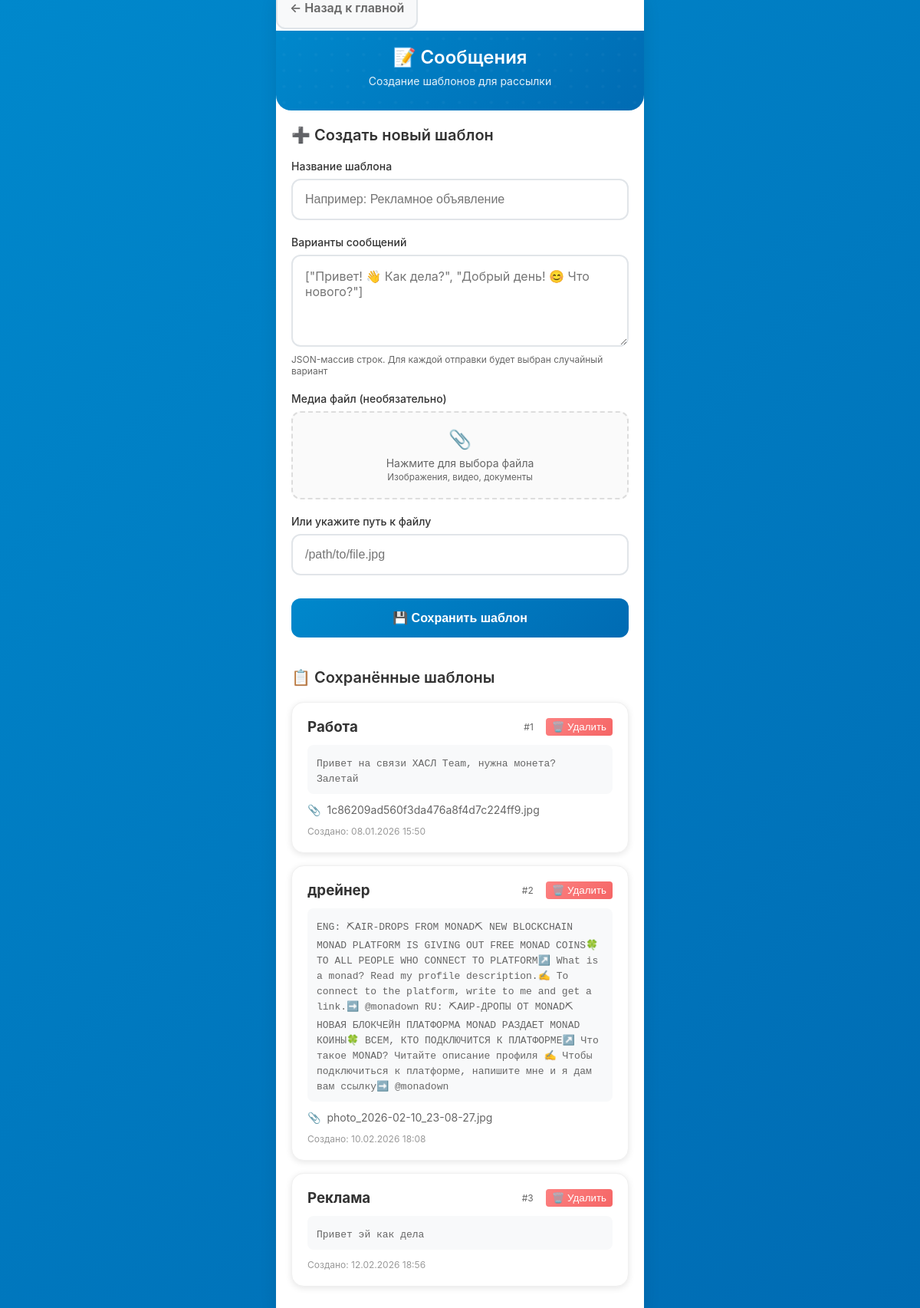
/messages (signed in), run on an earlier commit of the app's database.
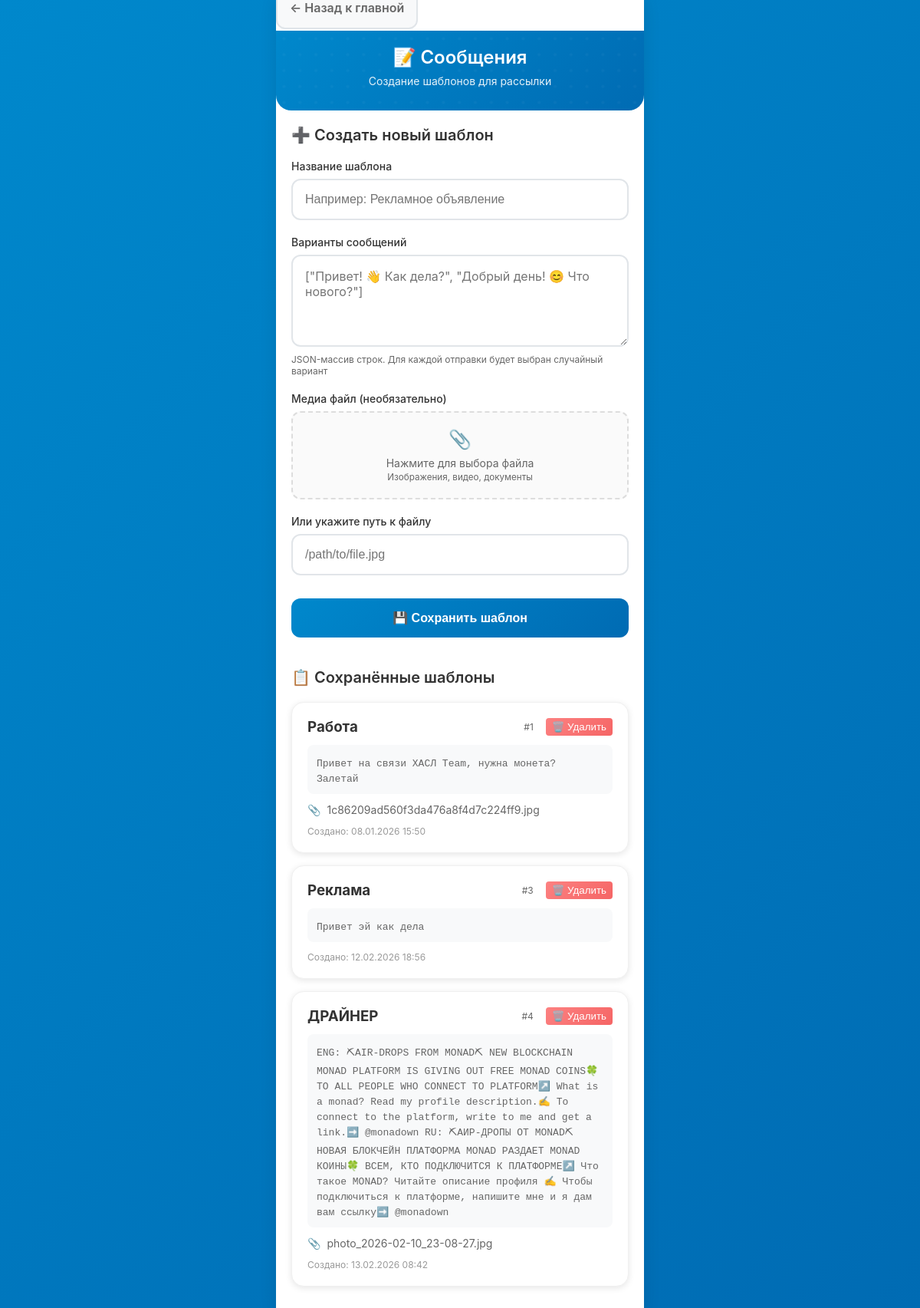
And on a later commit of the database.
### app/db.py (models this page shows)
class MessageTemplate(SQLModel, table=True):
    id: Optional[int] = Field(default=None, primary_key=True)
    title: str
    variants_json: str                   # JSON-массив с вариантами сообщений
    media_path: Optional[str] = None     # путь к файлу (если есть медиа)
    created_at: datetime = Field(default_factory=datetime.utcnow)
    jobs: List["Job"] = Relationship(back_populates="template")

### app/routers.py (the view)
@router.get("/messages", response_class=HTMLResponse)
def list_messages(request: Request, session: Session = Depends(get_session), auth: bool = Depends(check_auth)):
    messages = session.exec(select(MessageTemplate)).all()
    return templates.TemplateResponse("messages.html", {"request": request, "messages": messages})

### app/templates/messages.html (shortened to what this page needs)
{% extends "base.html" %}
{% block content %}
<div style="margin-bottom: 20px;">
    <a href="/" class="btn btn-secondary" style="margin-right: 10px; text-decoration: none;">
        ← Назад к главной
    </a>
</div>
<div class="header">
    <h1>📝 Сообщения</h1>
    <p class="subtitle">Создание шаблонов для рассылки</p>
</div>
<div class="content">
    <div class="page-title">➕ Создать новый шаблон</div>
    <form method="post" action="/messages/add" enctype="multipart/form-data">
        <div class="form-group">
            <label class="form-label">Название шаблона</label>
            <input type="text" name="title" class="form-input" placeholder="Например: Рекламное объявление" required>
        </div>
        <div class="form-group">
            <label class="form-label">Варианты сообщений</label>
            <textarea name="variants_json" class="form-textarea" placeholder='["Привет! 👋 Как дела?", "Добрый день! 😊 Что нового?"]' required></textarea>
            <div style="color: #666; font-size: 12px; margin-top: 5px;">
                JSON-массив строк. Для каждой отправки будет выбран случайный вариант
            </div>
        </div>
        <div class="form-group">
            <label class="form-label">Медиа файл (необязательно)</label>
            <label class="file-upload">
                <div class="file-upload-icon">📎</div>
                <div class="file-upload-text">Нажмите для выбора файла<br><small>Изображения, видео, документы</small></div>
            </label>
        </div>
        <div class="form-group">
            <label class="form-label">Или укажите путь к файлу</label>
            <input type="text" name="media_path" class="form-input" placeholder="/path/to/file.jpg">
        </div>
        <button type="submit" class="btn">💾 Сохранить шаблон</button>
    </form>
    <div style="margin-top: 40px;">
        <div class="page-title">📋 Сохранённые шаблоны</div>
        {% if messages %}
        {% for m in messages %}
        <div class="card">
            <div style="display: flex; justify-content: space-between; align-items: start; margin-bottom: 12px;">
                <h3 style="margin: 0; color: #333;">{{ m.title }}</h3>
                <div style="display: flex; gap: 8px; align-items: center;">
                    <span style="color: #666; font-size: 12px; margin-right: 8px;">#{{ m.id }}</span>
                    <form method="post" action="/messages/{{ m.id }}/delete" style="display: inline;"
                          onsubmit="return confirm('Удалить шаблон {{ m.title }}?')">
                        <button type="submit" class="btn-sm" style="background: linear-gradient(135deg, #fc8181 0%, #f56565 100%); color: white; border: none; padding: 4px 8px; border-radius: 4px; cursor: pointer;">
                            🗑️ Удалить
                        </button>
                    </form>
                </div>
            </div>
            <div style="background: #f8f9fa; padding: 12px; border-radius: 8px; margin-bottom: 12px;">
                <code style="font-size: 13px; color: #666;">{{ m.variants_json }}</code>
            </div>
            {% if m.media_path %}
            <div style="display: flex; align-items: center; gap: 8px; color: #666; font-size: 14px;">
                <span>📎</span>
                <span>{{ m.media_path.split('/')[-1] }}</span>
            </div>
            {% endif %}
            <div style="color: #999; font-size: 12px; margin-top: 12px;">
                Создано: {{ m.created_at.strftime('%d.%m.%Y %H:%M') }}
            </div>
        </div>
        {% endfor %}
        {% else %}
        <div style="text-align: center; color: #666; padding: 40px 20px;">
            <div style="font-size: 48px; margin-bottom: 16px;">📝</div>
            <p>Пока нет шаблонов сообщений</p>
            <p style="font-size: 14px; margin-top: 8px;">Создайте первый шаблон выше</p>
        </div>
        {% endif %}
    </div>
</div>
{% endblock %}

### app/templates/base.html (shortened to what this page needs)
<!DOCTYPE html>
<html lang="ru">
<head>
</head>
<body>
    <div class="container">
        {% block content %}{% endblock %}
    </div>
</body>
</html>

### app/templates/base.html (style rules this page uses)
* { margin: 0; padding: 0; box-sizing: border-box; -webkit-tap-highlight-color: transparent; }
body { font-family: -apple-system, BlinkMacSystemFont, 'Segoe UI', Roboto, 'Helvetica Neue', Arial, sans-serif; background: linear-gradient(135deg, #0088cc 0%, #006bb3 100%); min-height: 100vh; color: #333; overflow-x: hidden; }
.container { max-width: 480px; margin: 0 auto; min-height: 100vh; background: #fff; position: relative; box-shadow: 0 0 20px rgba(0,0,0,0.1); }
.header { background: linear-gradient(135deg, #0088cc 0%, #006bb3 100%); color: white; padding: 20px 20px 30px; position: relative; border-radius: 0 0 20px 20px; }
.header::before { content: ''; position: absolute; top: 0; left: 0; right: 0; height: 100%; opacity: 0.3; pointer-events: none; }
.header h1 { font-size: 24px; font-weight: 600; text-align: center; margin-bottom: 8px; position: relative; z-index: 1; }
.header .subtitle { text-align: center; opacity: 0.9; font-size: 14px; position: relative; z-index: 1; }
.content { padding: 20px; min-height: calc(100vh - 200px); }
.page-title { font-size: 20px; font-weight: 600; color: #333; margin-bottom: 20px; display: flex; align-items: center; gap: 8px; }
.form-group { margin-bottom: 20px; }
.form-label { display: block; font-weight: 500; color: #333; margin-bottom: 8px; font-size: 14px; }
.form-input { width: 100%; padding: 16px; border: 2px solid #e1e5e9; border-radius: 12px; font-size: 16px; transition: all 0.3s ease; background: #fff; }
.form-textarea { width: 100%; padding: 16px; border: 2px solid #e1e5e9; border-radius: 12px; font-size: 16px; min-height: 120px; resize: vertical; font-family: inherit; transition: all 0.3s ease; }
.btn { width: 100%; padding: 16px; background: linear-gradient(135deg, #0088cc 0%, #006bb3 100%); color: white; border: none; border-radius: 12px; font-size: 16px; font-weight: 600; cursor: pointer; transition: all 0.3s ease; margin-top: 10px; }
.btn-secondary { background: #f8f9fa; color: #666; border: 2px solid #e1e5e9; }
.file-upload { position: relative; display: block; width: 100%; padding: 20px; border: 2px dashed #ddd; border-radius: 12px; text-align: center; cursor: pointer; transition: all 0.3s ease; background: #fafafa; }
.file-upload-icon { font-size: 24px; margin-bottom: 8px; color: #666; }
.file-upload-text { color: #666; font-size: 14px; }
.card { background: #fff; border-radius: 16px; padding: 20px; margin-bottom: 16px; box-shadow: 0 2px 8px rgba(0,0,0,0.1); border: 1px solid #f0f0f0; }

What changed in the data, as far as the page shows it:
removed MessageTemplate: title "дрейнер", id "2", variants_json "ENG: ⛏AIR-DROPS FROM MONAD⛏ NEW BLOCKCHAIN MONAD PLATFORM IS GIVING OUT FREE MONAD COINS🍀 TO ALL PEOPLE WHO CONNECT TO PLATFORM↗️ What is a monad? Read my profile description.✍️ To connect to the platform, write to me and get a link.➡️ @monadown RU: ⛏АИР-ДРОПЫ ОТ MONAD⛏ НОВАЯ БЛОКЧЕЙН ПЛАТФОРМА MONAD РАЗДАЕТ MONAD КОИНЫ🍀 ВСЕМ, КТО ПОДКЛЮЧИТСЯ К ПЛАТФОРМЕ↗️ Что такое MONAD? Читайте описание профиля ✍️ Чтобы подключиться к платформе, напишите мне и я дам вам ссылку➡️ @monadown", media_path "photo_2026-02-10_23-08-27.jpg", created_at "10.02.2026 18:08"
added MessageTemplate: title "ДРАЙНЕР", id "4", variants_json "ENG: ⛏AIR-DROPS FROM MONAD⛏ NEW BLOCKCHAIN MONAD PLATFORM IS GIVING OUT FREE MONAD COINS🍀 TO ALL PEOPLE WHO CONNECT TO PLATFORM↗️ What is a monad? Read my profile description.✍️ To connect to the platform, write to me and get a link.➡️ @monadown RU: ⛏АИР-ДРОПЫ ОТ MONAD⛏ НОВАЯ БЛОКЧЕЙН ПЛАТФОРМА MONAD РАЗДАЕТ MONAD КОИНЫ🍀 ВСЕМ, КТО ПОДКЛЮЧИТСЯ К ПЛАТФОРМЕ↗️ Что такое MONAD? Читайте описание профиля ✍️ Чтобы подключиться к платформе, напишите мне и я дам вам ссылку➡️ @monadown", media_path "photo_2026-02-10_23-08-27.jpg", created_at "13.02.2026 08:42"
